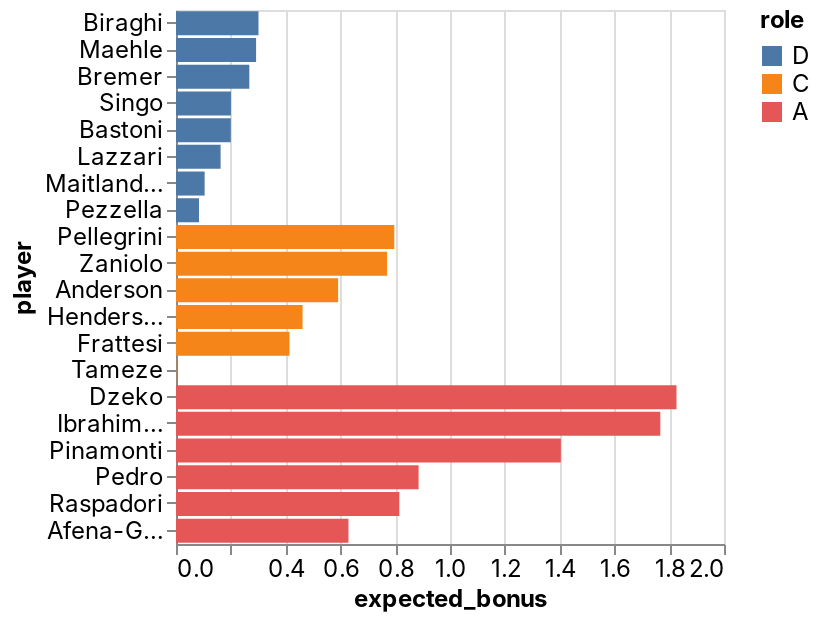

Here is the notebook cell this chart was saved with:
### Code cell
_deepnote_run_altair(team, """{"$schema":"https://vega.github.io/schema/vega-lite/v4.json","mark":{"type":"bar","tooltip":{"content":"data"}},"height":220,"autosize":{"type":"fit"},"data":{"name":"placeholder"},"encoding":{"x":{"field":"expected_bonus","type":"quantitative","sort":null,"scale":{"type":"linear","zero":false}},"y":{"field":"player","type":"nominal","sort":null,"scale":{"type":"linear","zero":true}},"color":{"field":"role","type":"nominal","sort":null,"scale":{"type":"linear","zero":false}}}}""")

### Figure 1 — Vega-Lite specification as saved in the notebook (floating-point values rounded to 4 significant figures)
{"config": {"view": {"continuousWidth": 400, "continuousHeight": 300}, "area": {"fill": "#51C0E9"}, "axis": {"labelFont": "Inter, sans-serif", "labelFontSize": 12, "labelFontWeight": "normal", "labelLimit": 60, "labelOverlap": "greedy", "titleFont": "Inter, sans-serif", "titleFontSize": 12, "titleFontWeight": "bold"}, "background": "#ffffff", "legend": {"labelFont": "Inter, sans-serif", "labelFontSize": 12, "titleFont": "Inter, sans-serif", "titleFontSize": 12, "titleFontWeight": "bold"}, "line": {"stroke": "#51C0E9", "strokeWidth": 2}, "rect": {"fill": "#51C0E9"}, "title": {"anchor": "start", "color": "#000000", "font": "Inter, sans-serif", "fontSize": 22, "fontWeight": "normal"}}, "data": {"name": "data-be531b26789a4855ba36b4c60acc5715"}, "mark": {"type": "bar", "tooltip": {"content": "data"}}, "autosize": {"type": "fit"}, "encoding": {"color": {"type": "nominal", "field": "role", "scale": {"type": "linear", "zero": false}, "sort": null}, "x": {"type": "quantitative", "field": "expected_bonus", "scale": {"type": "linear", "zero": false}, "sort": null}, "y": {"type": "nominal", "field": "player", "scale": {"type": "linear", "zero": true}, "sort": null}}, "height": 300, "width": "container", "$schema": "https://vega.github.io/schema/vega-lite/v4.json", "datasets": {"data-be531b26789a4855ba36b4c60acc5715": [{"fanta_team": "Rione Monti", "role": "D", "player": "Biraghi", "team": "Fiorentina", "opponent": "Atalanta", "date": "2022-02-20T00:00:00", "expected_bonus": 0.3011}, {"fanta_team": "Rione Monti", "role": "D", "player": "Maehle", "team": "Atalanta", "opponent": "Fiorentina", "date": "2022-02-20T00:00:00", "expected_bonus": 0.2923}, {"fanta_team": "Rione Monti", "role": "D", "player": "Bremer", "team": "Torino", "opponent": "Juventus", "date": "2022-02-18T00:00:00", "expected_bonus": 0.2676}, {"fanta_team": "Rione Monti", "role": "D", "player": "Singo", "team": "Torino", "opponent": "Juventus", "date": "2022-02-18T00:00:00", "expected_bonus": 0.2005}, {"fanta_team": "Rione Monti", "role": "D", "player": "Bastoni", "team": "Spezia", "opponent": "Bologna", "date": "2022-02-21T00:00:00", "expected_bonus": 0.2}, {"fanta_team": "Rione Monti", "role": "D", "player": "Lazzari", "team": "Lazio", "opponent": "Udinese", "date": "2022-02-20T00:00:00", "expected_bonus": 0.1628}, {"fanta_team": "Rione Monti", "role": "D", "player": "Maitland-Niles", "team": "Roma", "opponent": "Verona", "date": "2022-02-19T00:00:00", "expected_bonus": 0.1045}, {"fanta_team": "Rione Monti", "role": "D", "player": "Pezzella", "team": "Atalanta", "opponent": "Fiorentina", "date": "2022-02-20T00:00:00", "expected_bonus": 0.08386}, {"fanta_team": "Rione Monti", "role": "C", "player": "Pellegrini", "team": "Roma", "opponent": "Verona", "date": "2022-02-19T00:00:00", "expected_bonus": 0.7966}, {"fanta_team": "Rione Monti", "role": "C", "player": "Zaniolo", "team": "Roma", "opponent": "Verona", "date": "2022-02-19T00:00:00", "expected_bonus": 0.7704}, {"fanta_team": "Rione Monti", "role": "C", "player": "Anderson", "team": "Lazio", "opponent": "Udinese", "date": "2022-02-20T00:00:00", "expected_bonus": 0.5917}, {"fanta_team": "Rione Monti", "role": "C", "player": "Henderson", "team": "Empoli", "opponent": "Sampdoria", "date": "2022-02-19T00:00:00", "expected_bonus": 0.462}, {"fanta_team": "Rione Monti", "role": "C", "player": "Frattesi", "team": "Sassuolo", "opponent": "Inter", "date": "2022-02-20T00:00:00", "expected_bonus": 0.4142}, {"fanta_team": "Rione Monti", "role": "C", "player": "Tameze", "team": "Verona", "opponent": "Roma", "date": "2022-02-19T00:00:00", "expected_bonus": 0.0009746}, {"fanta_team": "Rione Monti", "role": "A", "player": "Dzeko", "team": "Inter", "opponent": "Sassuolo", "date": "2022-02-20T00:00:00", "expected_bonus": 1.827}, {"fanta_team": "Rione Monti", "role": "A", "player": "Ibrahimovic", "team": "AC Milan", "opponent": "Salernitana", "date": "2022-02-19T00:00:00", "expected_bonus": 1.768}, {"fanta_team": "Rione Monti", "role": "A", "player": "Pinamonti", "team": "Empoli", "opponent": "Sampdoria", "date": "2022-02-19T00:00:00", "expected_bonus": 1.405}, {"fanta_team": "Rione Monti", "role": "A", "player": "Pedro", "team": "Lazio", "opponent": "Udinese", "date": "2022-02-20T00:00:00", "expected_bonus": 0.8854}, {"fanta_team": "Rione Monti", "role": "A", "player": "Raspadori", "team": "Sassuolo", "opponent": "Inter", "date": "2022-02-20T00:00:00", "expected_bonus": 0.8151}, {"fanta_team": "Rione Monti", "role": "A", "player": "Afena-Gyan", "team": "Roma", "opponent": "Verona", "date": "2022-02-19T00:00:00", "expected_bonus": 0.6294}]}}
